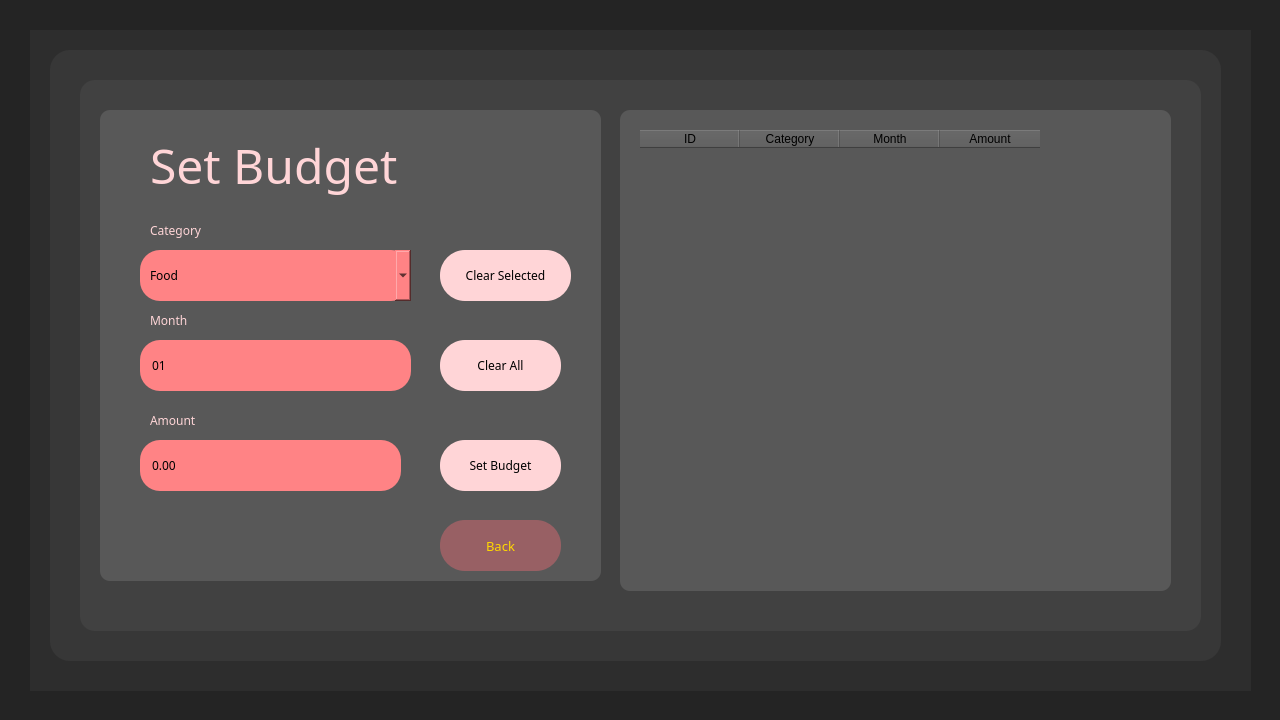
<?xml version="1.0" encoding="UTF-8"?>
<ui version="4.0">
 <class>Budget</class>
 <widget class="QDialog" name="Budget">
  <property name="geometry">
   <rect>
    <x>0</x>
    <y>0</y>
    <width>1280</width>
    <height>720</height>
   </rect>
  </property>
  <property name="windowTitle">
   <string>Budget</string>
  </property>
  <widget class="QWidget" name="Fback" native="true">
   <property name="geometry">
    <rect>
     <x>0</x>
     <y>0</y>
     <width>1280</width>
     <height>720</height>
    </rect>
   </property>
   <property name="styleSheet">
    <string notr="true">QWidget{
	background-color: rgb(36, 36, 36);
}</string>
   </property>
   <widget class="QWidget" name="Fback1" native="true">
    <property name="geometry">
     <rect>
      <x>30</x>
      <y>30</y>
      <width>1221</width>
      <height>661</height>
     </rect>
    </property>
    <property name="styleSheet">
     <string notr="true">QWidget{
	background-color: rgb(45, 45, 45);
}</string>
    </property>
    <widget class="QWidget" name="Fback2" native="true">
     <property name="geometry">
      <rect>
       <x>20</x>
       <y>20</y>
       <width>1171</width>
       <height>611</height>
      </rect>
     </property>
     <property name="styleSheet">
      <string notr="true">QWidget{
	background-color: rgb(55, 55, 55);
	border-radius:20px;
}</string>
     </property>
     <widget class="QWidget" name="Fback3" native="true">
      <property name="geometry">
       <rect>
        <x>30</x>
        <y>30</y>
        <width>1121</width>
        <height>551</height>
       </rect>
      </property>
      <property name="styleSheet">
       <string notr="true">QWidget{
	background-color: rgb(65, 65, 65);
	border-radius:15px;
}</string>
      </property>
      <widget class="QWidget" name="Fback4" native="true">
       <property name="geometry">
        <rect>
         <x>20</x>
         <y>30</y>
         <width>501</width>
         <height>471</height>
        </rect>
       </property>
       <property name="styleSheet">
        <string notr="true">QWidget{
	
	background-color:rgb(88, 88, 88);
	border-radius:10px;
}</string>
       </property>
       <widget class="QComboBox" name="cat_Budget">
        <property name="geometry">
         <rect>
          <x>40</x>
          <y>140</y>
          <width>271</width>
          <height>51</height>
         </rect>
        </property>
        <property name="font">
         <font>
          <family>Cascadia Code</family>
         </font>
        </property>
        <property name="styleSheet">
         <string notr="true">QComboBox{
	background-color:rgb(255, 131, 133);
	border-radius:20px;
	padding-left:10px;
	color:black;
}</string>
        </property>
        <item>
         <property name="text">
          <string>Food</string>
         </property>
        </item>
        <item>
         <property name="text">
          <string>Entertainment</string>
         </property>
        </item>
        <item>
         <property name="text">
          <string>Traveling</string>
         </property>
        </item>
        <item>
         <property name="text">
          <string>Clothing</string>
         </property>
        </item>
        <item>
         <property name="text">
          <string>Education</string>
         </property>
        </item>
        <item>
         <property name="text">
          <string>University Fees</string>
         </property>
        </item>
       </widget>
       <widget class="QPushButton" name="btnBudget">
        <property name="geometry">
         <rect>
          <x>340</x>
          <y>330</y>
          <width>121</width>
          <height>51</height>
         </rect>
        </property>
        <property name="font">
         <font>
          <family>Rockwell</family>
         </font>
        </property>
        <property name="styleSheet">
         <string notr="true">QPushButton{
	background-color:rgb(255, 213, 215);
	border-radius:25px;
	border-color: rgb(53, 69, 93);
	
	color: rgb(0, 0, 0);
}</string>
        </property>
        <property name="text">
         <string>Set Budget</string>
        </property>
       </widget>
       <widget class="QLabel" name="label_date">
        <property name="geometry">
         <rect>
          <x>50</x>
          <y>200</y>
          <width>161</width>
          <height>20</height>
         </rect>
        </property>
        <property name="font">
         <font>
          <family>Rockwell</family>
         </font>
        </property>
        <property name="styleSheet">
         <string notr="true">QLabel{
	color:rgb(255, 213, 215);
}</string>
        </property>
        <property name="text">
         <string>Month</string>
        </property>
       </widget>
       <widget class="QLabel" name="label_cat">
        <property name="geometry">
         <rect>
          <x>50</x>
          <y>110</y>
          <width>81</width>
          <height>20</height>
         </rect>
        </property>
        <property name="font">
         <font>
          <family>Rockwell</family>
         </font>
        </property>
        <property name="styleSheet">
         <string notr="true">QLabel{
	color:rgb(255, 213, 215);
}</string>
        </property>
        <property name="text">
         <string>Category</string>
        </property>
       </widget>
       <widget class="QLabel" name="label_amount">
        <property name="geometry">
         <rect>
          <x>50</x>
          <y>300</y>
          <width>91</width>
          <height>20</height>
         </rect>
        </property>
        <property name="font">
         <font>
          <family>Rockwell</family>
         </font>
        </property>
        <property name="styleSheet">
         <string notr="true">QLabel{
	color:rgb(255, 213, 215);
}</string>
        </property>
        <property name="text">
         <string>Amount</string>
        </property>
       </widget>
       <widget class="QPushButton" name="btnClearALL">
        <property name="geometry">
         <rect>
          <x>340</x>
          <y>230</y>
          <width>121</width>
          <height>51</height>
         </rect>
        </property>
        <property name="font">
         <font>
          <family>Rockwell</family>
         </font>
        </property>
        <property name="styleSheet">
         <string notr="true">QPushButton{
	background-color:rgb(255, 213, 215);
	border-radius:25px;
	border-color: rgb(53, 69, 93);
	
	color: rgb(0, 0, 0);
}</string>
        </property>
        <property name="text">
         <string>Clear All</string>
        </property>
       </widget>
       <widget class="QPushButton" name="btnSelected">
        <property name="geometry">
         <rect>
          <x>340</x>
          <y>140</y>
          <width>131</width>
          <height>51</height>
         </rect>
        </property>
        <property name="font">
         <font>
          <family>Rockwell</family>
         </font>
        </property>
        <property name="styleSheet">
         <string notr="true">QPushButton{
	background-color:rgb(255, 213, 215);
	border-radius:25px;
	border-color: rgb(53, 69, 93);
	
	color: rgb(0, 0, 0);
}</string>
        </property>
        <property name="text">
         <string>Clear Selected</string>
        </property>
       </widget>
       <widget class="QLabel" name="txtBudget">
        <property name="geometry">
         <rect>
          <x>50</x>
          <y>10</y>
          <width>381</width>
          <height>91</height>
         </rect>
        </property>
        <property name="font">
         <font>
          <family>Poor Richard</family>
          <pointsize>36</pointsize>
         </font>
        </property>
        <property name="styleSheet">
         <string notr="true">QLabel{
	color:rgb(255, 213, 215);
}</string>
        </property>
        <property name="text">
         <string>Set Budget</string>
        </property>
       </widget>
       <widget class="QPushButton" name="btnBack_2">
        <property name="geometry">
         <rect>
          <x>340</x>
          <y>410</y>
          <width>121</width>
          <height>51</height>
         </rect>
        </property>
        <property name="font">
         <font>
          <family>Rockwell</family>
          <pointsize>10</pointsize>
         </font>
        </property>
        <property name="styleSheet">
         <string notr="true">QPushButton{
	background-color:rgb(152, 96, 100);
	border-radius:25px;
	border-color: rgb(53, 69, 93);
	
	color: gold;
}</string>
        </property>
        <property name="text">
         <string>Back</string>
        </property>
       </widget>
       <widget class="QDateEdit" name="month">
        <property name="geometry">
         <rect>
          <x>40</x>
          <y>230</y>
          <width>271</width>
          <height>51</height>
         </rect>
        </property>
        <property name="font">
         <font>
          <family>Cascadia Code</family>
         </font>
        </property>
        <property name="contextMenuPolicy">
         <enum>Qt::ContextMenuPolicy::DefaultContextMenu</enum>
        </property>
        <property name="styleSheet">
         <string notr="true">QDateEdit{
	background-color:rgb(255, 131, 133);
	border-radius:20px;
	padding-left:10px;
	color:black;

}</string>
        </property>
        <property name="readOnly">
         <bool>true</bool>
        </property>
        <property name="buttonSymbols">
         <enum>QAbstractSpinBox::ButtonSymbols::NoButtons</enum>
        </property>
        <property name="displayFormat">
         <string>MM</string>
        </property>
       </widget>
       <widget class="QDoubleSpinBox" name="amountBudget">
        <property name="geometry">
         <rect>
          <x>40</x>
          <y>330</y>
          <width>261</width>
          <height>51</height>
         </rect>
        </property>
        <property name="font">
         <font>
          <family>Cascadia Code</family>
         </font>
        </property>
        <property name="cursor">
         <cursorShape>IBeamCursor</cursorShape>
        </property>
        <property name="styleSheet">
         <string notr="true">QDoubleSpinBox{
	background-color:rgb(255, 131, 133);
	border-radius:20px;
	padding-left:10px;
	padding-right:10px;
	color:black;
}</string>
        </property>
        <property name="buttonSymbols">
         <enum>QAbstractSpinBox::ButtonSymbols::NoButtons</enum>
        </property>
        <property name="maximum">
         <double>1000000.000000000000000</double>
        </property>
       </widget>
      </widget>
      <widget class="QWidget" name="tableBack" native="true">
       <property name="geometry">
        <rect>
         <x>540</x>
         <y>30</y>
         <width>551</width>
         <height>481</height>
        </rect>
       </property>
       <property name="styleSheet">
        <string notr="true">QWidget{
	
	background-color:rgb(88, 88, 88);
	border-radius:10px;
}</string>
       </property>
       <widget class="QTableWidget" name="tableBudget">
        <property name="geometry">
         <rect>
          <x>20</x>
          <y>20</y>
          <width>501</width>
          <height>441</height>
         </rect>
        </property>
        <property name="styleSheet">
         <string notr="true"/>
        </property>
        <property name="editTriggers">
         <set>QAbstractItemView::EditTrigger::NoEditTriggers</set>
        </property>
        <property name="selectionMode">
         <enum>QAbstractItemView::SelectionMode::SingleSelection</enum>
        </property>
        <property name="selectionBehavior">
         <enum>QAbstractItemView::SelectionBehavior::SelectRows</enum>
        </property>
        <column>
         <property name="text">
          <string>ID</string>
         </property>
        </column>
        <column>
         <property name="text">
          <string>Category</string>
         </property>
        </column>
        <column>
         <property name="text">
          <string>Month</string>
         </property>
        </column>
        <column>
         <property name="text">
          <string>Amount</string>
         </property>
        </column>
       </widget>
      </widget>
      <zorder>tableBack</zorder>
      <zorder>Fback4</zorder>
     </widget>
    </widget>
   </widget>
  </widget>
 </widget>
 <resources/>
 <connections/>
</ui>
